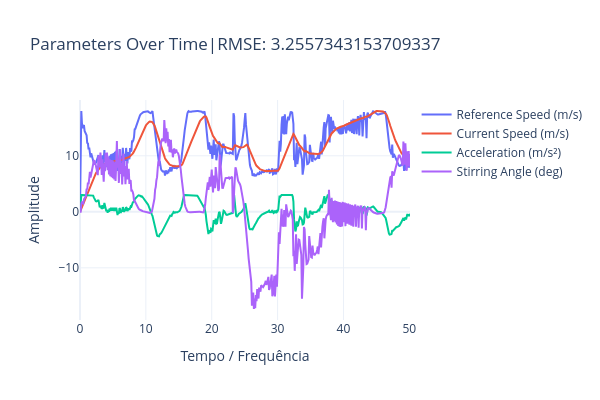
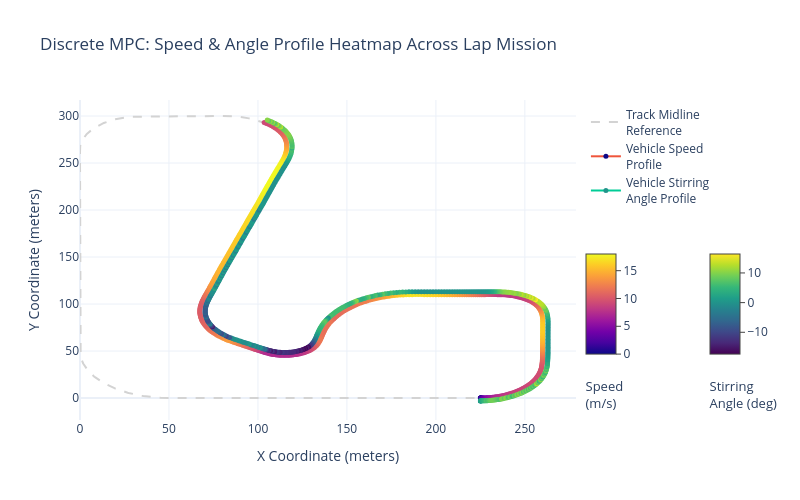

Source (notebook cell) for these figures, in order:
### Code cell
ySeries=[v_ref_history, v_history, acc_history, delta_history][:]
xSeries=[t_history for i in range(len(ySeries))][:]
names = ['Reference Speed (m/s)', 'Current Speed (m/s)',
        'Acceleration (m/s²)', 'Stirring Angle (deg)',][:]
data = [x_mid, y_mid, x_history,y_history, t_history, delta_history, psi_history, v_history]

PlotSeriesPLY(xSeries,ySeries,names,title=f'Parameters Over Time|RMSE: {score}')
#PlotSeriesDifScalesPLY(xSeries,ySeries,names,title=f'Parameters Over Time|RMSE: {score}')
PlotMPCTracksPLY(data,width=800,height=500)

### Figure 1 — Plotly figure (JSON) as saved in the notebook; plotly's stock layout.template omitted (floating-point values rounded to 4 significant figures; data arrays with more than 128 entries replaced by an {"elided": "..."} marker saying what was removed)
{"data": [{"mode": "lines", "name": "Reference Speed (m/s)", "type": "scatter", "x": {"elided": "502 float values"}, "xaxis": "x", "y": {"elided": "502 float values"}, "yaxis": "y"}, {"mode": "lines", "name": "Current Speed (m/s)", "type": "scatter", "x": {"elided": "502 float values"}, "xaxis": "x", "y": {"elided": "502 float values"}, "yaxis": "y"}, {"mode": "lines", "name": "Acceleration (m/s²)", "type": "scatter", "x": {"elided": "502 float values"}, "xaxis": "x", "y": {"elided": "502 float values"}, "yaxis": "y"}, {"mode": "lines", "name": "Stirring Angle (deg)", "type": "scatter", "x": {"elided": "502 float values"}, "xaxis": "x", "y": {"elided": "502 float values"}, "yaxis": "y"}], "layout": {"height": 400, "title": {"text": "Parameters Over Time|RMSE: 3.2557343153709337"}, "width": 600, "xaxis": {"anchor": "y", "domain": [0, 1], "title": {"text": "Tempo / Frequência"}}, "yaxis": {"anchor": "x", "domain": [0, 1], "title": {"text": "Amplitude"}}}}

### Figure 2 — Plotly figure (JSON) as saved in the notebook; plotly's stock layout.template omitted (floating-point values rounded to 4 significant figures; data arrays with more than 128 entries replaced by an {"elided": "..."} marker saying what was removed)
{"data": [{"line": {"color": "lightgray", "dash": "dash", "width": 2}, "mode": "lines", "name": "Track Midline<br>Reference", "type": "scatter", "x": {"elided": "2000 float values"}, "y": {"elided": "2000 float values"}}, {"hoverinfo": "text+x+y", "marker": {"cmax": 18.0, "cmin": 0, "color": {"elided": "502 float values"}, "colorbar": {"len": 0.5, "ticks": "outside", "title": {"font": {"size": 13}, "side": "bottom", "text": "Speed<br>(m/s)"}, "x": 1, "y": 0.3, "yanchor": "middle"}, "colorscale": [[0, "#0d0887"], [0.1111, "#46039f"], [0.2222, "#7201a8"], [0.3333, "#9c179e"], [0.4444, "#bd3786"], [0.5556, "#d8576b"], [0.6667, "#ed7953"], [0.7778, "#fb9f3a"], [0.8889, "#fdca26"], [1, "#f0f921"]], "showscale": true, "size": 5}, "mode": "lines+markers", "name": "Vehicle Speed<br>Profile", "text": {"elided": "502 str values"}, "type": "scatter", "x": {"elided": "502 float values"}, "y": {"elided": "502 float values"}}, {"hoverinfo": "text+x+y", "line": {"width": 2}, "marker": {"cmax": 16.39, "cmin": -17.35, "color": {"elided": "502 float values"}, "colorbar": {"len": 0.5, "ticks": "outside", "title": {"font": {"size": 13}, "side": "bottom", "text": "Stirring<br>Angle (deg)"}, "x": 1.25, "y": 0.3, "yanchor": "middle"}, "colorscale": [[0, "#440154"], [0.1111, "#482878"], [0.2222, "#3e4989"], [0.3333, "#31688e"], [0.4444, "#26828e"], [0.5556, "#1f9e89"], [0.6667, "#35b779"], [0.7778, "#6ece58"], [0.8889, "#b5de2b"], [1, "#fde725"]], "showscale": true, "size": 5}, "mode": "lines+markers", "name": "Vehicle Stirring<br>Angle Profile", "text": {"elided": "502 str values"}, "type": "scatter", "x": {"elided": "502 float values"}, "y": {"elided": "502 float values"}}], "layout": {"height": 500, "legend": {"x": 1.02, "xanchor": "left", "y": 1, "yanchor": "top"}, "showlegend": true, "title": {"text": "Discrete MPC: Speed & Angle Profile Heatmap Across Lap Mission"}, "width": 800, "xaxis": {"title": {"text": "X Coordinate (meters)"}}, "yaxis": {"title": {"text": "Y Coordinate (meters)"}}}}
